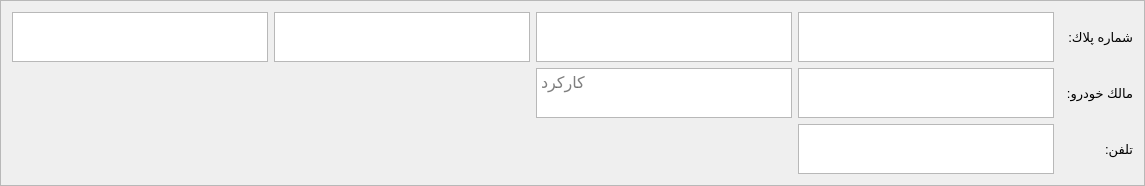
        <widget class="QFrame" name="frame_5">
         <property name="minimumSize">
          <size>
           <width>0</width>
           <height>100</height>
          </size>
         </property>
         <property name="styleSheet">
          <string notr="true"/>
         </property>
         <property name="frameShape">
          <enum>QFrame::StyledPanel</enum>
         </property>
         <property name="frameShadow">
          <enum>QFrame::Raised</enum>
         </property>
         <layout class="QGridLayout" name="gridLayout">
          <item row="0" column="2">
           <widget class="QTextEdit" name="ThirdPart_id_2">
            <property name="maximumSize">
             <size>
              <width>700</width>
              <height>50</height>
             </size>
            </property>
           </widget>
          </item>
          <item row="0" column="0">
           <widget class="QTextEdit" name="firstPart_id">
            <property name="maximumSize">
             <size>
              <width>700</width>
              <height>50</height>
             </size>
            </property>
           </widget>
          </item>
          <item row="2" column="6">
           <widget class="QLabel" name="label_6">
            <property name="font">
             <font>
              <pointsize>10</pointsize>
             </font>
            </property>
            <property name="text">
             <string>تلفن:</string>
            </property>
           </widget>
          </item>
          <item row="1" column="3">
           <widget class="QTextEdit" name="CarOwnerTxt">
            <property name="maximumSize">
             <size>
              <width>1000</width>
              <height>50</height>
             </size>
            </property>
            <property name="palette">
             <palette>
              <active>
               <colorrole role="Button">
                <brush brushstyle="SolidPattern">
                 <color alpha="255">
                  <red>240</red>
                  <green>217</green>
                  <blue>200</blue>
                 </color>
                </brush>
               </colorrole>
              </active>
              <inactive>
               <colorrole role="Button">
                <brush brushstyle="SolidPattern">
                 <color alpha="255">
                  <red>240</red>
                  <green>217</green>
                  <blue>200</blue>
                 </color>
                </brush>
               </colorrole>
              </inactive>
              <disabled>
               <colorrole role="Button">
                <brush brushstyle="SolidPattern">
                 <color alpha="255">
                  <red>240</red>
                  <green>217</green>
                  <blue>200</blue>
                 </color>
                </brush>
               </colorrole>
              </disabled>
             </palette>
            </property>
            <property name="font">
             <font>
              <pointsize>12</pointsize>
             </font>
            </property>
            <property name="html">
             <string>&lt;!DOCTYPE HTML PUBLIC &quot;-//W3C//DTD HTML 4.0//EN&quot; &quot;http://www.w3.org/TR/REC-html40/strict.dtd&quot;&gt;
&lt;html&gt;&lt;head&gt;&lt;meta name=&quot;qrichtext&quot; content=&quot;1&quot; /&gt;&lt;style type=&quot;text/css&quot;&gt;
p, li { white-space: pre-wrap; }
&lt;/style&gt;&lt;/head&gt;&lt;body style=&quot; font-family:'MS Shell Dlg 2'; font-size:12pt; font-weight:400; font-style:normal;&quot;&gt;
&lt;p align=&quot;right&quot; style=&quot;-qt-paragraph-type:empty; margin-top:0px; margin-bottom:0px; margin-left:0px; margin-right:0px; -qt-block-indent:0; text-indent:0px;&quot;&gt;&lt;br /&gt;&lt;/p&gt;&lt;/body&gt;&lt;/html&gt;</string>
            </property>
           </widget>
          </item>
          <item row="2" column="3">
           <widget class="QTextEdit" name="PhoneTxt">
            <property name="maximumSize">
             <size>
              <width>700</width>
              <height>50</height>
             </size>
            </property>
            <property name="palette">
             <palette>
              <active>
               <colorrole role="Button">
                <brush brushstyle="SolidPattern">
                 <color alpha="255">
                  <red>240</red>
                  <green>217</green>
                  <blue>200</blue>
                 </color>
                </brush>
               </colorrole>
              </active>
              <inactive>
               <colorrole role="Button">
                <brush brushstyle="SolidPattern">
                 <color alpha="255">
                  <red>240</red>
                  <green>217</green>
                  <blue>200</blue>
                 </color>
                </brush>
               </colorrole>
              </inactive>
              <disabled>
               <colorrole role="Button">
                <brush brushstyle="SolidPattern">
                 <color alpha="255">
                  <red>240</red>
                  <green>217</green>
                  <blue>200</blue>
                 </color>
                </brush>
               </colorrole>
              </disabled>
             </palette>
            </property>
            <property name="font">
             <font>
              <pointsize>12</pointsize>
             </font>
            </property>
            <property name="html">
             <string>&lt;!DOCTYPE HTML PUBLIC &quot;-//W3C//DTD HTML 4.0//EN&quot; &quot;http://www.w3.org/TR/REC-html40/strict.dtd&quot;&gt;
&lt;html&gt;&lt;head&gt;&lt;meta name=&quot;qrichtext&quot; content=&quot;1&quot; /&gt;&lt;style type=&quot;text/css&quot;&gt;
p, li { white-space: pre-wrap; }
&lt;/style&gt;&lt;/head&gt;&lt;body style=&quot; font-family:'MS Shell Dlg 2'; font-size:12pt; font-weight:400; font-style:normal;&quot;&gt;
&lt;p align=&quot;right&quot; style=&quot;-qt-paragraph-type:empty; margin-top:0px; margin-bottom:0px; margin-left:0px; margin-right:0px; -qt-block-indent:0; text-indent:0px;&quot;&gt;&lt;br /&gt;&lt;/p&gt;&lt;/body&gt;&lt;/html&gt;</string>
            </property>
           </widget>
          </item>
          <item row="0" column="3">
           <widget class="QTextEdit" name="FourthPart_id">
            <property name="maximumSize">
             <size>
              <width>700</width>
              <height>50</height>
             </size>
            </property>
            <property name="palette">
             <palette>
              <active>
               <colorrole role="Button">
                <brush brushstyle="SolidPattern">
                 <color alpha="255">
                  <red>240</red>
                  <green>217</green>
                  <blue>200</blue>
                 </color>
                </brush>
               </colorrole>
              </active>
              <inactive>
               <colorrole role="Button">
                <brush brushstyle="SolidPattern">
                 <color alpha="255">
                  <red>240</red>
                  <green>217</green>
                  <blue>200</blue>
                 </color>
                </brush>
               </colorrole>
              </inactive>
              <disabled>
               <colorrole role="Button">
                <brush brushstyle="SolidPattern">
                 <color alpha="255">
                  <red>240</red>
                  <green>217</green>
                  <blue>200</blue>
                 </color>
                </brush>
               </colorrole>
              </disabled>
             </palette>
            </property>
            <property name="font">
             <font>
              <pointsize>12</pointsize>
             </font>
            </property>
            <property name="html">
             <string>&lt;!DOCTYPE HTML PUBLIC &quot;-//W3C//DTD HTML 4.0//EN&quot; &quot;http://www.w3.org/TR/REC-html40/strict.dtd&quot;&gt;
&lt;html&gt;&lt;head&gt;&lt;meta name=&quot;qrichtext&quot; content=&quot;1&quot; /&gt;&lt;style type=&quot;text/css&quot;&gt;
p, li { white-space: pre-wrap; }
&lt;/style&gt;&lt;/head&gt;&lt;body style=&quot; font-family:'MS Shell Dlg 2'; font-size:12pt; font-weight:400; font-style:normal;&quot;&gt;
&lt;p align=&quot;right&quot; style=&quot;-qt-paragraph-type:empty; margin-top:0px; margin-bottom:0px; margin-left:0px; margin-right:0px; -qt-block-indent:0; text-indent:0px;&quot;&gt;&lt;br /&gt;&lt;/p&gt;&lt;/body&gt;&lt;/html&gt;</string>
            </property>
           </widget>
          </item>
          <item row="1" column="6">
           <widget class="QLabel" name="label_4">
            <property name="font">
             <font>
              <pointsize>10</pointsize>
             </font>
            </property>
            <property name="text">
             <string>مالك خودرو:</string>
            </property>
           </widget>
          </item>
          <item row="0" column="5" colspan="2">
           <widget class="QLabel" name="label_5">
            <property name="font">
             <font>
              <pointsize>10</pointsize>
             </font>
            </property>
            <property name="text">
             <string>شماره پلاك:</string>
            </property>
           </widget>
          </item>
          <item row="1" column="2">
           <widget class="QTextEdit" name="UseTxt">
            <property name="maximumSize">
             <size>
              <width>500</width>
              <height>50</height>
             </size>
            </property>
            <property name="palette">
             <palette>
              <active>
               <colorrole role="Button">
                <brush brushstyle="SolidPattern">
                 <color alpha="255">
                  <red>240</red>
                  <green>217</green>
                  <blue>200</blue>
                 </color>
                </brush>
               </colorrole>
              </active>
              <inactive>
               <colorrole role="Button">
                <brush brushstyle="SolidPattern">
                 <color alpha="255">
                  <red>240</red>
                  <green>217</green>
                  <blue>200</blue>
                 </color>
                </brush>
               </colorrole>
              </inactive>
              <disabled>
               <colorrole role="Button">
                <brush brushstyle="SolidPattern">
                 <color alpha="255">
                  <red>240</red>
                  <green>217</green>
                  <blue>200</blue>
                 </color>
                </brush>
               </colorrole>
              </disabled>
             </palette>
            </property>
            <property name="font">
             <font>
              <pointsize>12</pointsize>
             </font>
            </property>
            <property name="layoutDirection">
             <enum>Qt::RightToLeft</enum>
            </property>
            <property name="html">
             <string>&lt;!DOCTYPE HTML PUBLIC &quot;-//W3C//DTD HTML 4.0//EN&quot; &quot;http://www.w3.org/TR/REC-html40/strict.dtd&quot;&gt;
&lt;html&gt;&lt;head&gt;&lt;meta name=&quot;qrichtext&quot; content=&quot;1&quot; /&gt;&lt;style type=&quot;text/css&quot;&gt;
p, li { white-space: pre-wrap; }
&lt;/style&gt;&lt;/head&gt;&lt;body style=&quot; font-family:'MS Shell Dlg 2'; font-size:12pt; font-weight:400; font-style:normal;&quot;&gt;
&lt;p align=&quot;right&quot; style=&quot;-qt-paragraph-type:empty; margin-top:0px; margin-bottom:0px; margin-left:0px; margin-right:0px; -qt-block-indent:0; text-indent:0px;&quot;&gt;&lt;br /&gt;&lt;/p&gt;&lt;/body&gt;&lt;/html&gt;</string>
            </property>
            <property name="placeholderText">
             <string>كاركرد</string>
            </property>
           </widget>
          </item>
          <item row="0" column="1">
           <widget class="QTextEdit" name="secoundPart_id">
            <property name="maximumSize">
             <size>
              <width>700</width>
              <height>50</height>
             </size>
            </property>
           </widget>
          </item>
         </layout>
        </widget>
